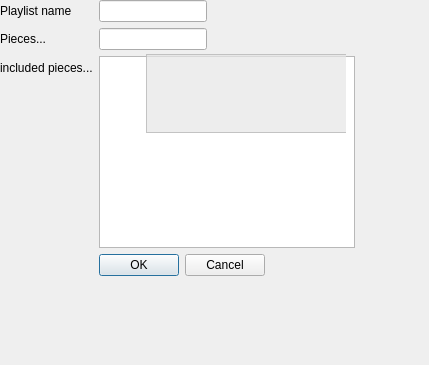
<?xml version="1.0" encoding="UTF-8"?>
<ui version="4.0">
 <class>Dialog</class>
 <widget class="QDialog" name="Dialog">
  <property name="geometry">
   <rect>
    <x>0</x>
    <y>0</y>
    <width>429</width>
    <height>365</height>
   </rect>
  </property>
  <property name="windowTitle">
   <string>Add New Playlist</string>
  </property>
  <property name="styleSheet">
   <string notr="true">QListWidget#autoCompleteBox {
background:rgba(230, 230, 230, 180);
}</string>
  </property>
  <widget class="QLabel" name="label">
   <property name="geometry">
    <rect>
     <x>90</x>
     <y>50</y>
     <width>59</width>
     <height>16</height>
    </rect>
   </property>
   <property name="text">
    <string/>
   </property>
  </widget>
  <widget class="QWidget" name="formLayoutWidget">
   <property name="geometry">
    <rect>
     <x>0</x>
     <y>0</y>
     <width>418</width>
     <height>336</height>
    </rect>
   </property>
   <layout class="QFormLayout" name="formLayout">
    <property name="sizeConstraint">
     <enum>QLayout::SetMinimumSize</enum>
    </property>
    <property name="fieldGrowthPolicy">
     <enum>QFormLayout::FieldsStayAtSizeHint</enum>
    </property>
    <item row="0" column="0">
     <widget class="QLabel" name="playlistNameLabel">
      <property name="text">
       <string>Playlist name</string>
      </property>
     </widget>
    </item>
    <item row="0" column="1">
     <widget class="QLineEdit" name="playlistNameLineEdit"/>
    </item>
    <item row="1" column="0">
     <widget class="QLabel" name="piecesLabel">
      <property name="text">
       <string>Pieces...</string>
      </property>
     </widget>
    </item>
    <item row="1" column="1">
     <widget class="QLineEdit" name="piecesLineEdit">
      <property name="enabled">
       <bool>true</bool>
      </property>
      <property name="frame">
       <bool>true</bool>
      </property>
     </widget>
    </item>
    <item row="2" column="0">
     <widget class="QLabel" name="label_2">
      <property name="text">
       <string>included pieces...</string>
      </property>
     </widget>
    </item>
    <item row="2" column="1">
     <widget class="QListWidget" name="listWidget">
      <property name="sizePolicy">
       <sizepolicy hsizetype="Fixed" vsizetype="Fixed">
        <horstretch>0</horstretch>
        <verstretch>0</verstretch>
       </sizepolicy>
      </property>
     </widget>
    </item>
    <item row="3" column="1">
     <widget class="QDialogButtonBox" name="buttonBox">
      <property name="orientation">
       <enum>Qt::Horizontal</enum>
      </property>
      <property name="standardButtons">
       <set>QDialogButtonBox::Cancel|QDialogButtonBox::Ok</set>
      </property>
     </widget>
    </item>
   </layout>
  </widget>
  <widget class="QFrame" name="autoCompleteFrame">
   <property name="geometry">
    <rect>
     <x>146</x>
     <y>54</y>
     <width>200</width>
     <height>400</height>
    </rect>
   </property>
   <property name="frameShape">
    <enum>QFrame::NoFrame</enum>
   </property>
   <property name="frameShadow">
    <enum>QFrame::Plain</enum>
   </property>
   <property name="lineWidth">
    <number>0</number>
   </property>
   <widget class="QListWidget" name="autoCompleteBox">
    <property name="geometry">
     <rect>
      <x>0</x>
      <y>0</y>
      <width>201</width>
      <height>79</height>
     </rect>
    </property>
    <property name="sizePolicy">
     <sizepolicy hsizetype="Expanding" vsizetype="Expanding">
      <horstretch>0</horstretch>
      <verstretch>2</verstretch>
     </sizepolicy>
    </property>
    <property name="minimumSize">
     <size>
      <width>201</width>
      <height>79</height>
     </size>
    </property>
    <property name="maximumSize">
     <size>
      <width>200</width>
      <height>400</height>
     </size>
    </property>
   </widget>
  </widget>
 </widget>
 <resources/>
 <connections>
  <connection>
   <sender>buttonBox</sender>
   <signal>accepted()</signal>
   <receiver>Dialog</receiver>
   <slot>accept()</slot>
   <hints>
    <hint type="sourcelabel">
     <x>248</x>
     <y>254</y>
    </hint>
    <hint type="destinationlabel">
     <x>157</x>
     <y>274</y>
    </hint>
   </hints>
  </connection>
  <connection>
   <sender>buttonBox</sender>
   <signal>rejected()</signal>
   <receiver>Dialog</receiver>
   <slot>reject()</slot>
   <hints>
    <hint type="sourcelabel">
     <x>316</x>
     <y>260</y>
    </hint>
    <hint type="destinationlabel">
     <x>286</x>
     <y>274</y>
    </hint>
   </hints>
  </connection>
 </connections>
</ui>
